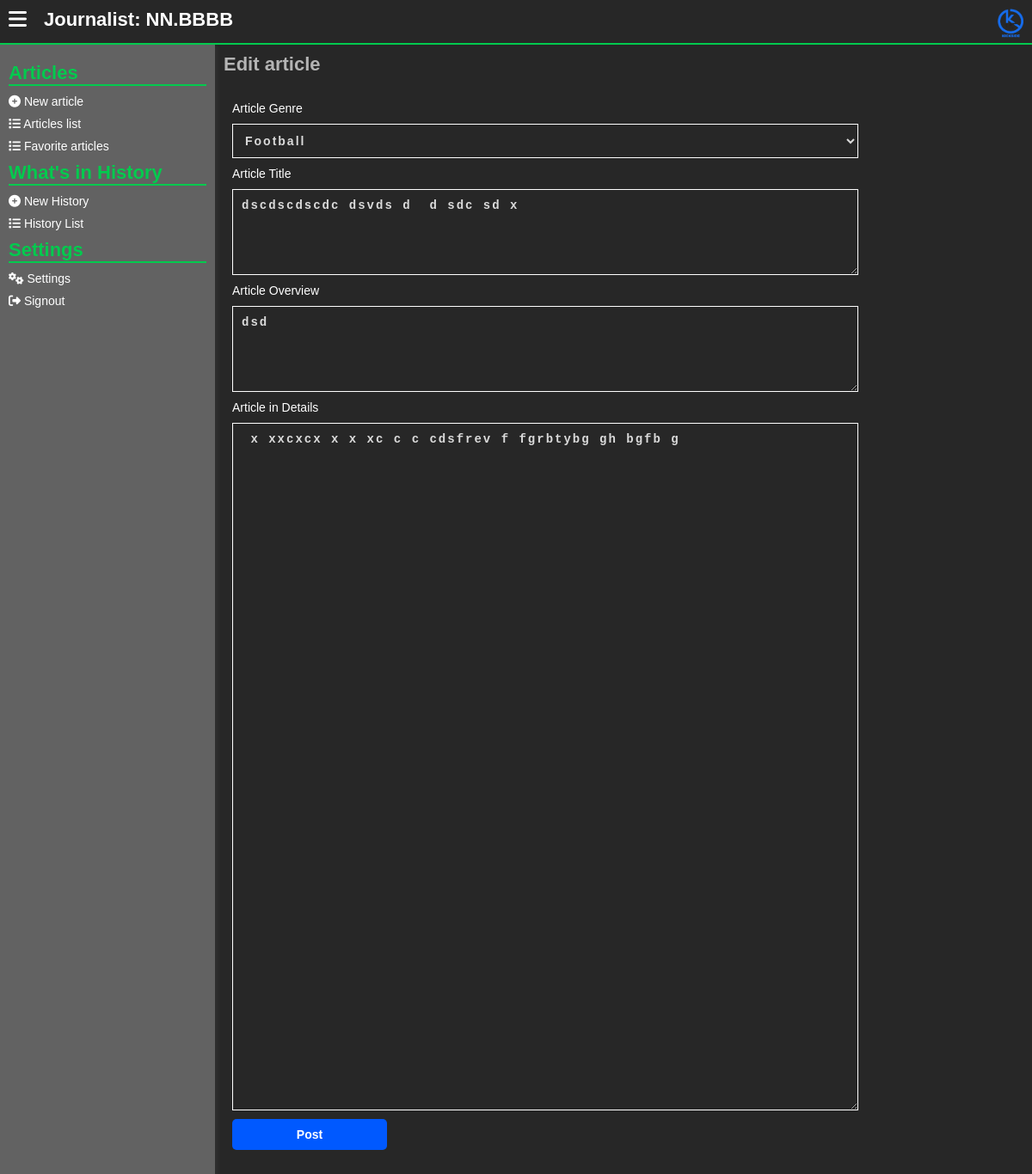
/journalists/edit-article.php?a=16 (signed in), run on the app's committed database.
### tables this page shows
CREATE TABLE `journalists` (
  `id` int(11) NOT NULL,
  `first_name` varchar(255) NOT NULL,
  `last_name` varchar(255) NOT NULL,
  `user_name` varchar(255) NOT NULL,
  `email` varchar(255) NOT NULL,
  `phone_number` varchar(255) NOT NULL,
  `password` text NOT NULL,
  `display_name` varchar(255) NOT NULL,
  `status` varchar(255) NOT NULL DEFAULT 'Working'
);

CREATE TABLE `news_articles` (
  `article_id` int(11) NOT NULL,
  `article_title` text NOT NULL,
  `article_overview` text NOT NULL,
  `article_poster` text NOT NULL,
  `article_full_details` text NOT NULL,
  `article_author` int(11) NOT NULL,
  `article_genre` int(11) NOT NULL,
  `article_publish_time` text NOT NULL DEFAULT current_timestamp()
);

CREATE TABLE `genres` (
  `id` int(11) NOT NULL,
  `genre_name` varchar(255) NOT NULL,
  `genre_description` text NOT NULL
);

### assets/php/journalists/session_mgt.php (called while the page is built, shortened)
<?php
    if (!isset($_SESSION['acting_journalist_id'])) {
        header("location: ../admins/signin.php");
    }
    else {
        $acting_jou_id = $_SESSION['acting_journalist_id'];
        $check_jou_exists = mysqli_query($server,"SELECT * from journalists
            WHERE id = '$acting_jou_id'
        ");
        if (mysqli_num_rows($check_jou_exists) !==1) {
            header("location: ../admins/signin.php");
        }
        else {
            $get_the_journalist_info =  mysqli_fetch_array(mysqli_query($server,"SELECT * from journalists
                WHERE id = '$acting_jou_id'
            "));
            $acting_jou_username = $get_the_journalist_info['user_name'];
        }
    }
?>

### journalists/edit-article.php (the view, shortened to what this page needs)
<?php
include("../assets/php/global/server.php");
include("../assets/php/journalists/session_mgt.php");
?>
<!DOCTYPE html>
<html lang="en">
<head>
    <link rel="stylesheet" href="../assets/css/back-main.css">
    <link rel="stylesheet" href="https://cdnjs.cloudflare.com/ajax/libs/font-awesome/6.5.1/css/all.min.css"
 />
</head>
<body>
    <main>
        <section class="main-section">
            <?php
            include('../assets/php/journalists/header.php')
                ?>
            <div class="hero">
                <?php include("../assets/php/journalists/left-nav.php") ?>
                <div class="dashboard">
                    <div class="dashboard-cont">
                        <?php
                        if (!isset($_GET['a'])) {
                            ?>
                            <div class="errorMsg">
                                No request sent to the server.
                            </div>
                            <?php
                        } else if (isset($_GET['a'])) {
                            $articleId = $_GET['a'];
                            $checkArticleExists = mysqli_query($server, "SELECT * from
                                    news_articles,genres
                                    WHERE
                                    news_articles.article_genre = genres.id AND
                                    article_id = '$articleId'
                                ");
                            if (mysqli_num_rows($checkArticleExists) != 1) {
                                ?>
                                    <div class="errorMsg">
                                        Article is not found.
                                    </div>
                                <?php
                            } else {
                                while ($dataCheckArticles = mysqli_fetch_array($checkArticleExists)) {
                                    ?>
                                        <h1>
                                            Edit article
                                        </h1>
                                        <div class="form-row">
                                            <form action="" method="POST" enctype="multipart/form-data">
                                                <p>
                                                    <label for="Article Genre">
                                                        Article Genre
                                                    </label>
                                                    <select name="genre">
                                                        <option value="<?php echo $dataCheckArticles['article_genre']; ?>">
                                                        <?php echo $dataGenre = $dataCheckArticles['genre_name'] ?>
                                                        </option>
                                                    </select>
                                                </p>
                                                <p>
                                                    <label for="Article title">
                                                        Article Title
                                                    </label>
                                                    <textarea name="title" placeholder="Type..."
                                                        required><?php echo $dataCheckArticles['article_title']; ?></textarea>
                                                </p>
                                                <p>
                                                    <label for="Article Overview">
                                                        Article Overview
                                                    </label>
                                                    <textarea name="overview" placeholder="Type..."
                                                        required><?php echo $dataCheckArticles['article_overview']; ?></textarea>
                                                </p>
                                                <p>
                                                    <label for="Article Overview">
                                                        Article in Details
                                                    </label>
                                                    <textarea name="details" placeholder="Type..." class="full"
                                                        required><?php echo $dataCheckArticles['article_full_details']; ?></textarea>
                                                </p>
                                                <p>
                                                    <button type="submit" name="post_article">
                                                        Post
                                                    </button>
                                                </p>
                                            </form>
                                        </div>
                                    <?php
                                }
                            }
                        }
                        ?>
                    </div>
                </div>
            </div>
        </section>
    </main>
</body>
</html>

### assets/php/journalists/header.php
<header>
   <div class="menu">
      <button id="menu_toggleBTN">
         <i class="fa fa-bars"></i>
      </button>
   </div>
   <div class="username" onclick="location.reload()">
      Journalist:
      <?php echo $acting_jou_username; ?>
   </div>
   <div class="logo">
      <a href="./home.php">
         <img src="../assets/images/KickSide - Logo.png" alt="Kick Side Logo">
      </a>
   </div>
</header>

### assets/css/back-main.css (style rules this page uses)
* { font-size: 14px; margin: 0; padding: 0; text-decoration: none; }
body { font-family: "Gill Sans", "Gill Sans MT", Calibri, "Trebuchet MS", sans-serif; margin: 0; padding: 0; background: #d3d3d357; overflow: hidden; }
button { cursor: pointer; background: transparent; border: 0; }
main { width: 100%; height: 100%; }
section.main-section { height: 100vh; width: 100vw; top: 0; left: 0; position: absolute; background: rgb(39, 39, 39); overflow: hidden; }
section.main-section header { width: 100vw; display: flex; flex-direction: row; margin: 0; padding: 0; height: 50px; border-bottom: 2px solid #02ca4e; }
section.main-section header .menu { padding: 10px; }
section.main-section header .menu button { border: 0; background: transparent; }
section.main-section header .menu button i { font-size: 24px; color: #fff; }
section.main-section header .username { flex: 4; padding: 10px; color: #fff; font-size: 22px; font-weight: bold; user-select: none; cursor: pointer; }
section.main-section header .logo { text-align: right; flex: 2; padding: 10px; }
section.main-section header .logo img { width: 30px; }
section.main-section .hero { width: 100%; display: flex; flex-direction: row; flex-wrap: nowrap; }
section.main-section .dashboard { height: calc(100vh - 50px); overflow: auto; flex: 1; }
section.main-section .dashboard .dashboard-cont { padding: 10px; }
section.main-section .dashboard .dashboard-cont h1 { color: #b4b4b4; font-size: 22px; }
section.main-section .dashboard .form-row { margin-top: 10px; padding: 10px; border-radius: 10px; }
section.main-section .dashboard .form-row form p { margin-top: 10px; color: #fff; font-weight: 200; display: flex; flex-direction: column; font-size: 18px; }
section.main-section .dashboard .form-row form p input, section.main-section .dashboard .form-row form p textarea, section.main-section .dashboard .form-row form p select { padding: 10px; background: transparent; margin-top: 10px; border: 1px solid #fff; color: #dadada; font-weight: bold; letter-spacing: 2px; outline: 0; width: 80%; }
section.main-section .dashboard .form-row form p .full { height: 800px; }
section.main-section .dashboard .form-row form p textarea { height: 100px; }
section.main-section .dashboard .form-row form p button { padding: 10px; background: #0059ff; border: 0; border-radius: 5px; font-weight: bold; color: #fff; width: 180px; }

### data on the page
journalists: user_name "NN.BBBB"
news_articles: genre "Football", title "dscdscdscdc dsvds d d sdc sd x", overview "dsd", details "x xxcxcx x x xc c c cdsfrev f fgrbtybg gh bgfb g"
